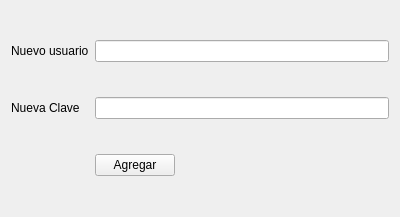
<?xml version="1.0" encoding="UTF-8"?>
<ui version="4.0">
 <class>Formulario</class>
 <widget class="QWidget" name="Formulario">
  <property name="geometry">
   <rect>
    <x>0</x>
    <y>0</y>
    <width>400</width>
    <height>217</height>
   </rect>
  </property>
  <property name="windowTitle">
   <string>Form</string>
  </property>
  <layout class="QGridLayout" name="gridLayout">
   <item row="0" column="0">
    <widget class="QLabel" name="label">
     <property name="text">
      <string>Nuevo usuario</string>
     </property>
    </widget>
   </item>
   <item row="1" column="0">
    <widget class="QLabel" name="label_2">
     <property name="text">
      <string>Nueva Clave</string>
     </property>
    </widget>
   </item>
   <item row="2" column="1">
    <widget class="QPushButton" name="pbAgregar">
     <property name="text">
      <string>Agregar</string>
     </property>
    </widget>
   </item>
   <item row="2" column="2">
    <spacer name="horizontalSpacer">
     <property name="orientation">
      <enum>Qt::Horizontal</enum>
     </property>
     <property name="sizeHint" stdset="0">
      <size>
       <width>40</width>
       <height>20</height>
      </size>
     </property>
    </spacer>
   </item>
   <item row="1" column="1" colspan="2">
    <widget class="QLineEdit" name="leClave"/>
   </item>
   <item row="0" column="1" colspan="2">
    <widget class="QLineEdit" name="leUsuario"/>
   </item>
  </layout>
 </widget>
 <resources/>
 <connections/>
</ui>
